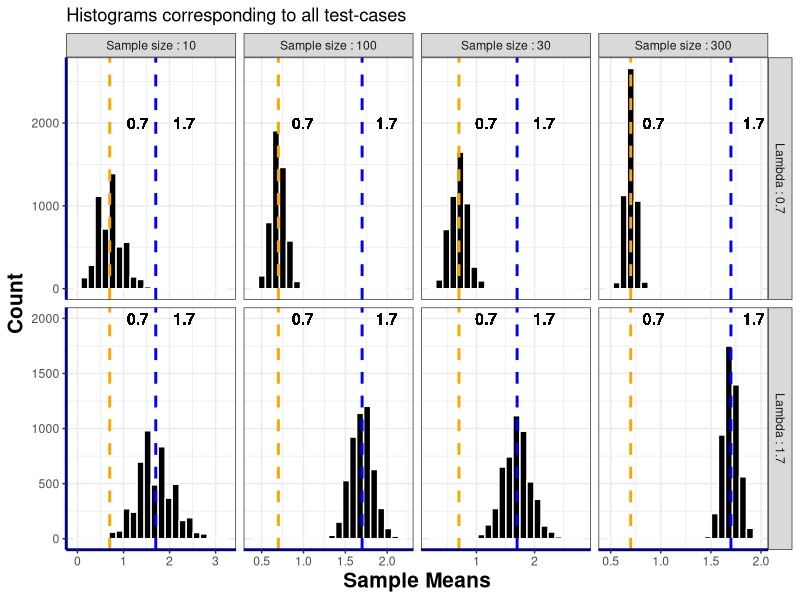
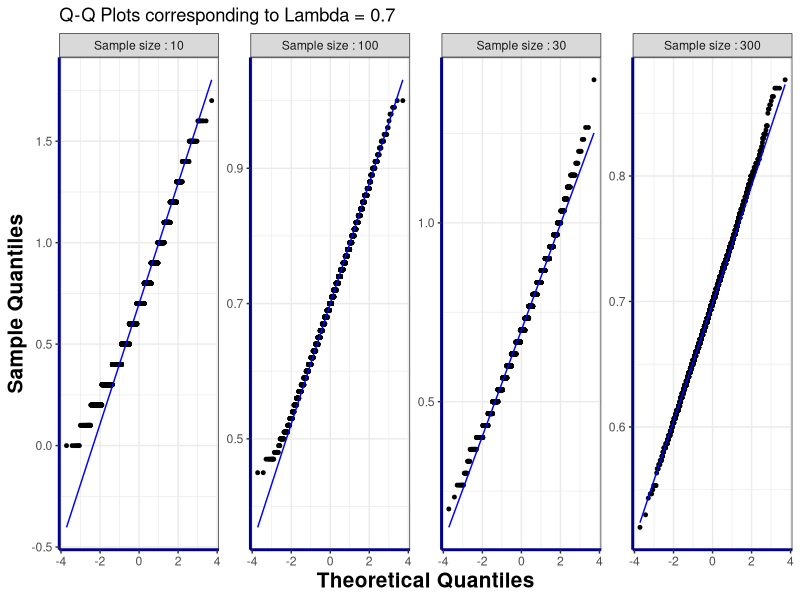
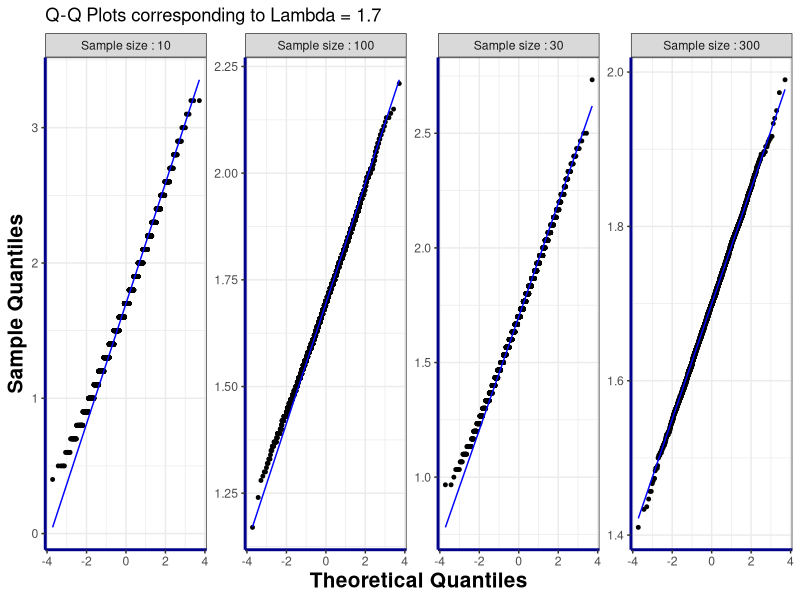
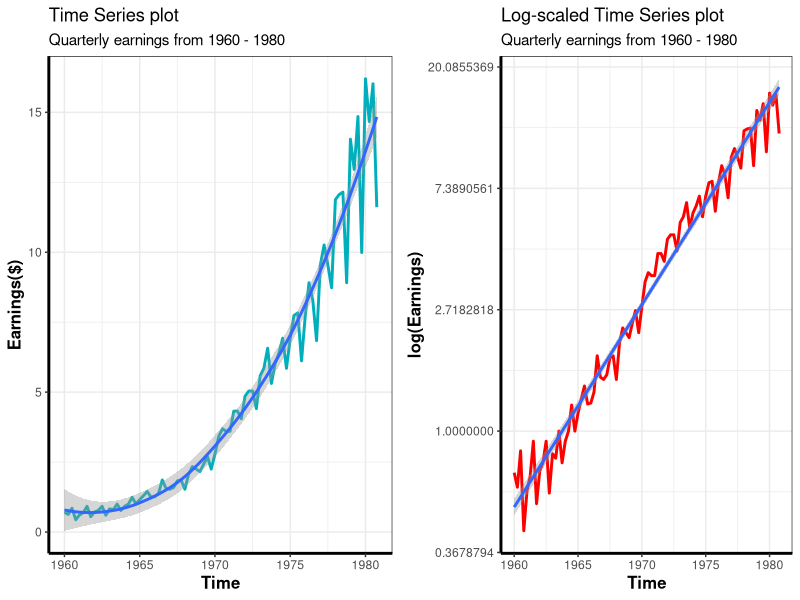
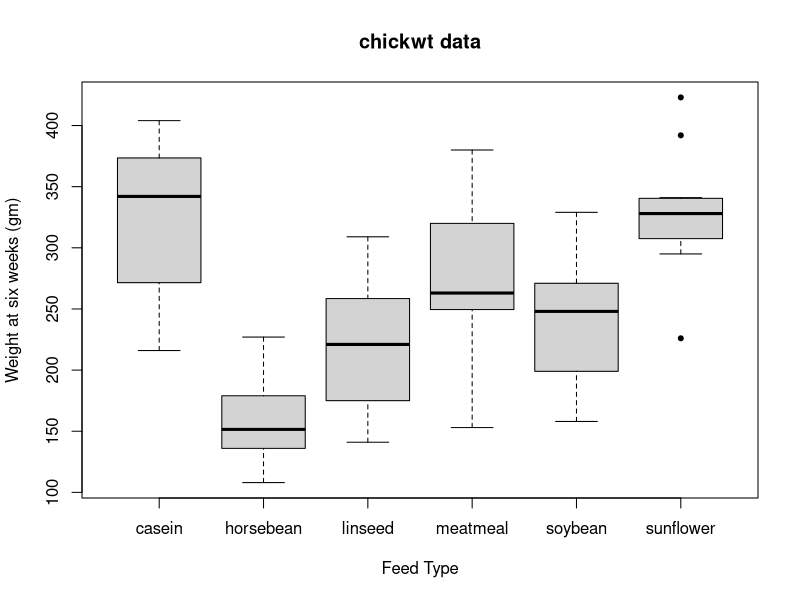
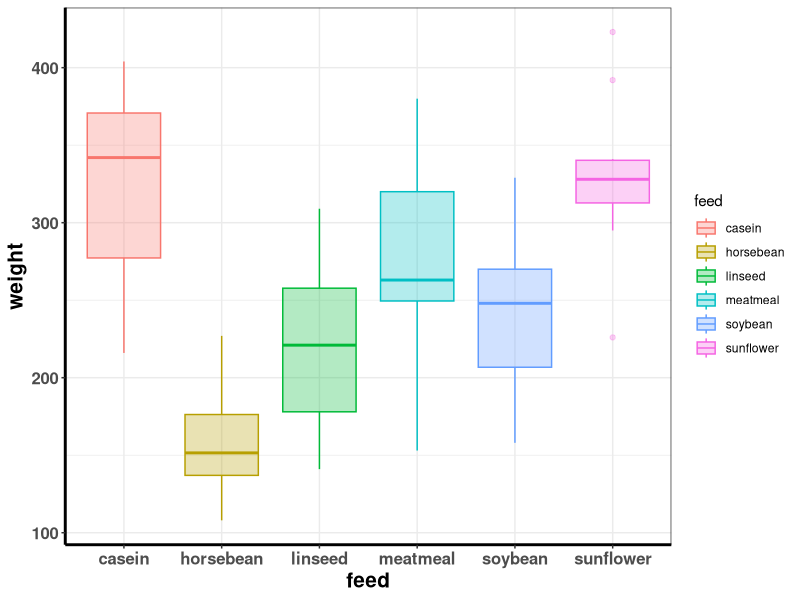
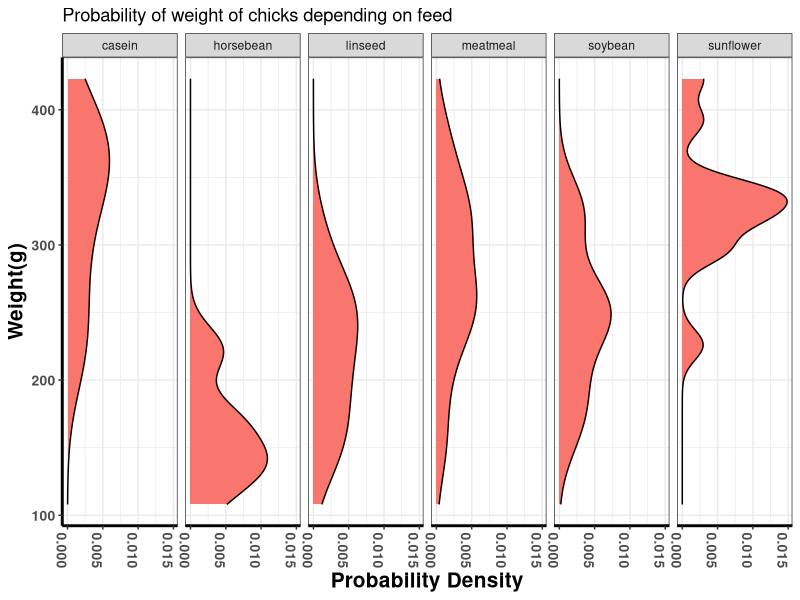
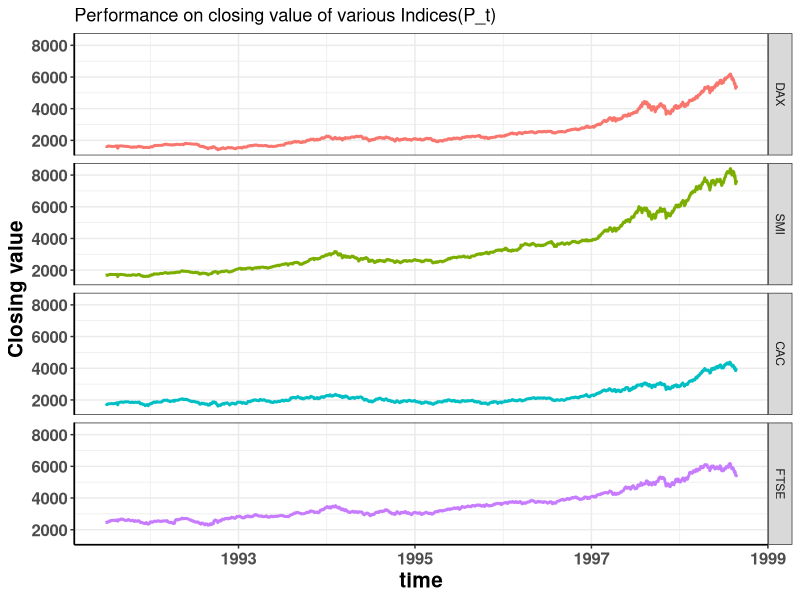

Recreate these plots in R, in order.
## ---- chunk 1
knitr::opts_chunk$set(echo = TRUE)
library(ggplot2)
library(gridExtra)
library(reshape2)
library(ggpubr)
theme_set(theme_bw())
## ---- chunk 2
cumulative_df = data.frame(means = numeric(0), 
                samp_size = character(0), lambda = character(0))

problem_1 = function(lambda, sample_size, sim_size){
  samplings_mean_vec = replicate(sim_size,mean(rpois(sample_size,lambda)))
  samplings_mean_df = data.frame(samplings_mean_vec, 
        rep(paste("Sample size :", sample_size,sep = " "),sim_size), 
        rep(paste("Lambda :",lambda,sep = " "),sim_size))
  return(samplings_mean_df)
}

lambdas = c(0.7, 1.7)

test_cases = c(010,030,100,300)

simulation_size = 5000

for (lambda in lambdas){
  for (test in test_cases){
    cumulative_df = rbind(cumulative_df, problem_1(lambda,test,simulation_size))
  }
}
colnames(cumulative_df) = c('means', 'samp_size', 'lambda')

# Histigrams
print(ggplot(cumulative_df)+aes(x=means)+
  geom_histogram(color="white", fill="black",bins=22)+
  geom_vline(xintercept = 0.7, linetype="dashed", color="orange",size=1)+
  geom_vline(xintercept = 1.7, linetype="dashed", color="blue",size=1)+
  #facet_wrap(~samp_size, ncol=4)+
  facet_grid(lambda ~ samp_size, scales = "free")+
  theme(axis.line = element_line(colour = "darkblue", size = 1, 
                                 linetype = "solid"), 
        axis.title.x = element_text(face="bold",size=15), 
        axis.title.y = element_text(face="bold",size=15))+
  geom_text(aes(0.6,2000,label = 0.7, hjust=-1))+
  geom_text(aes(1.6,2000,label = 1.7, hjust=-1))+
  labs(title = "Histograms corresponding to all test-cases",x = "Sample Means",
       y="Count"))

#head(cumulative_df[cumulative_df$lambda=='Lambda : 0.7',])
# Q-Q Plots
for (lambda in lambdas){
  
  df = cumulative_df[cumulative_df$lambda==paste('Lambda :',lambda,sep = ' '),]
  
  print(ggplot(data=df, aes(sample = means))+geom_qq(size=1)+
    geom_qq_line(color = "blue")+
    facet_wrap(vars(samp_size), scales = "free_y",nrow = 1)+
    theme(axis.line = element_line(colour = "darkblue", size = 1, 
                                   linetype = "solid"), 
          axis.title.x = element_text(face="bold",size=15), 
          axis.title.y = element_text(face="bold",size=15))+
    labs(title = paste('Q-Q Plots corresponding to Lambda =',lambda,sep = ' '),
         x = "Theoretical Quantiles", y = "Sample Quantiles"))
}
## ---- chunk 3
head(JohnsonJohnson)
## ---- chunk 4
problem_2 = function(){
  jj_earnings_df = data.frame(time = time(JohnsonJohnson), 
                              earnings = JohnsonJohnson)
  
  line = ggplot(data = jj_earnings_df, aes(x = time, y = earnings)) + 
    geom_line(color = "#00AFBB", size = 1)+
    geom_smooth()+
    theme(axis.line = element_line(colour = "black", size = 1, 
                                   linetype = "solid"), 
          axis.title.x = element_text(face="bold",size=12), 
          axis.title.y = element_text(face="bold",size=12))+
    labs(title = "Time Series plot",
         subtitle = "Quarterly earnings from 1960 - 1980",
         x = "Time", 
         y = "Earnings($)")
  
  log = ggplot(data = jj_earnings_df, aes(x = time, y = earnings)) + 
    geom_line(color = "red", size = 1) + scale_y_continuous(trans = "log")+
    geom_smooth(method = "lm")+
    theme(axis.line = element_line(colour = "black", size = 1, 
                                   linetype = "solid"), 
          axis.title.x = element_text(face="bold",size=12), 
          axis.title.y = element_text(face="bold",size=12))+
    labs(title = "Log-scaled Time Series plot",
         subtitle = "Quarterly earnings from 1960 - 1980",
         x = "Time", 
         y = "log(Earnings)")
  
  figure = ggarrange(line, log, ncol = 2)
  return(figure)
}
print(problem_2())
## ---- chunk 5
boxplot(weight~feed,data=chickwts,pch=20
        ,main = "chickwt data"
        ,ylab = "Weight at six weeks (gm)"
        ,xlab = "Feed Type")
## ---- chunk 6
problem_3 = function(){
  chickwts_df = data.frame(chickwts)
  
  #
  print(ggplot(chickwts_df, aes(x = feed, y = weight, fill=feed))+
          aes(color = feed)+
          geom_boxplot(alpha=0.3)+
          theme(axis.line = element_line(colour = "black", size = 1, 
                                         linetype = "solid"), 
                axis.title.x = element_text(face="bold",size=15), 
                axis.title.y = element_text(face="bold",size=15),
                axis.text.x = element_text(face = "bold",size = 12),
                axis.text.y = element_text(face = "bold",size = 12)))
  
  # Probability densities
  print(ggplot(chickwts_df)+
          geom_density(aes(y=weight, fill="f8766d"))+
          facet_grid(~feed)+
          theme(axis.line = element_line(colour = "black", size = 1, 
                                         linetype = "solid"), 
                axis.title.x = element_text(face="bold",size=15), 
                axis.title.y = element_text(face="bold",size=15),
                axis.text.x = element_text(angle = -90,face = "bold",size = 10),
                axis.text.y = element_text(face = "bold",size = 10),
                legend.position="none")+
          labs(title = "Probability of weight of chicks depending on feed",
               x = "Probability Density", 
               y = "Weight(g)"))
}
problem_3()
## ---- chunk 7
head(EuStockMarkets)
## ---- chunk 8
time = data.frame(time = time(EuStockMarkets))
data = data.frame(EuStockMarkets)
n = nrow(data)

for(i in 1:4){
  temp_dr = c(0)
  temp_inv = c(1000)
  for(j in 2:n){
    k = log(data[j,i]/data[j-1,i])
    temp_dr = c(temp_dr,k)
    temp_inv = c(temp_inv,temp_inv[j-1]*exp(k))
  }

  if(i==1){
    dr_df = data.frame(IDX_dr = temp_dr)
    investment_df = data.frame(IDX_inv = temp_inv)
  }
  else{
    dr_df[paste(names(data)[i], 'dr', sep = '_')] = data.frame(temp_dr)
    investment_df[paste(names(data)[i], 'inv', sep = '_')] = data.frame(temp_inv)
  }
}

inv_melt=melt(cbind(time,investment_df),id=c('time'),value.name = "value")

pt_melt = melt(cbind(time, data), id = c("time"), value.name = "value")

dr_melt = melt(cbind(time, dr_df), id = c("time"), value.name = "value")
## ---- chunk 9
print(ggplot(pt_melt)+aes(x=time, y=value)+
  geom_line(aes(color=variable),size=1)+
  facet_grid(vars(variable))+
  labs(title = "Performance on closing value of various Indices(P_t)", 
       y = "Closing value")+
  theme(axis.line = element_line(colour = "black", size = 0.6, 
                                 linetype = "solid"), 
        axis.title.x = element_text(face="bold",size=15), 
        axis.title.y = element_text(face="bold",size=15),
        axis.text.x = element_text(face = "bold",size = 12),
        axis.text.y = element_text(face = "bold",size = 12),
        legend.position = "none"))
## ---- chunk 10
print(ggplot(dr_melt)+aes(x=time, y=value)+
  geom_line()+
  geom_point(alpha=0.3,aes(colour=value>0))+
  facet_grid(vars(variable))+
  labs(title = "Performance on daily return of various Indices(r_t)", 
       y = "log(ratio of consecutive day values)")+
  theme(axis.line = element_line(colour = "black", size = 0.6, 
                                 linetype = "solid"), 
        axis.title.x = element_text(face="bold",size=15), 
        axis.title.y = element_text(face="bold",size=15),
        axis.text.x = element_text(face = "bold",size = 12),
        axis.text.y = element_text(face = "bold",size = 12)))
## ---- chunk 11
print(ggplot(pt_melt)+aes(x=value)+
  geom_histogram(aes(color=variable),bins=50)+
  facet_grid(vars(variable))+
  labs(title = 
         "Deviation of closing value of various indices from its centrality", 
       y = "Count",x="Closing Value")+
  theme(axis.line = element_line(colour = "black", size = 0.6, 
                                 linetype = "solid"), 
        axis.title.x = element_text(face="bold",size=15), 
        axis.title.y = element_text(face="bold",size=15),
        axis.text.x = element_text(face = "bold",size = 12),
        axis.text.y = element_text(face = "bold",size = 12),
        legend.position = "none"))
## ---- chunk 12
print(ggplot(dr_melt)+aes(x=value)+
  geom_histogram(aes(color=variable),bins=40)+
  facet_grid(vars(variable))+
  geom_vline(xintercept = 0, linetype="dashed", color="orange",size=1)+
  labs(title = 
         "Count of daily return of various indices", 
       y = "Count",x="Daily return")+
  theme(axis.line = element_line(colour = "black", size = 0.6, 
                                 linetype = "solid"), 
        axis.title.x = element_text(face="bold",size=15), 
        axis.title.y = element_text(face="bold",size=15),
        axis.text.x = element_text(face = "bold",size = 12),
        axis.text.y = element_text(face = "bold",size = 12),
        legend.position = "none"))
## ---- chunk 13
print(ggplot(inv_melt, aes(x = time, y = value)) + 
  geom_line(aes(color = variable, linetype = "solid"),size=1)+
  labs(title = 
         "Performance comparision of various Indices b/w 1991-'99", 
       y = "Absolute Monetery value($)",x="Time")+
  theme(axis.line = element_line(colour = "black", size = 0.6, 
                                 linetype = "solid"), 
        axis.title.x = element_text(face="bold",size=13), 
        axis.title.y = element_text(face="bold",size=13),
        axis.text.x = element_text(face = "bold",size = 12),
        axis.text.y = element_text(face = "bold",size = 12)))
